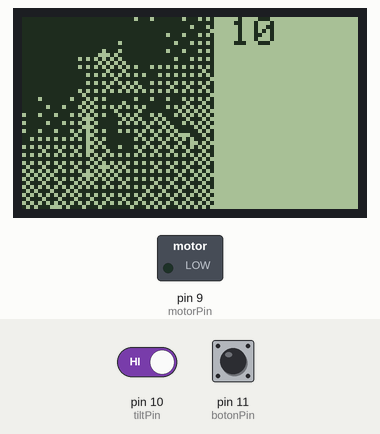
Recording of a sketch running on a simulated Arduino Uno, built with avr-gcc and run on an emulated ATmega328P. On the bench: 84×48 one-colour display, switched loads named in the sketch (green lamp = pin HIGH). The inputs (shaded band) are chosen by the test bench; at power-on: pin 10 (tiltPin) HIGH, pin 11 (botonPin) LOW. The audio player accepts every command and is not drawn; what the sketch prints to the serial monitor is not drawn.

Above: at 0.6 s.
At 8.7 s:
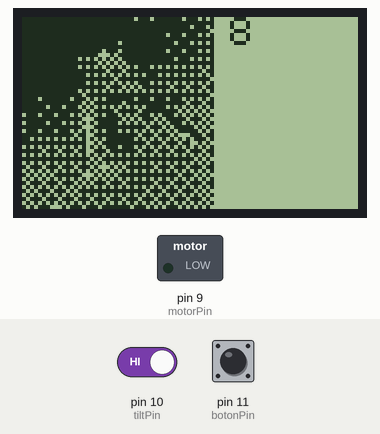
At 19.4 s:
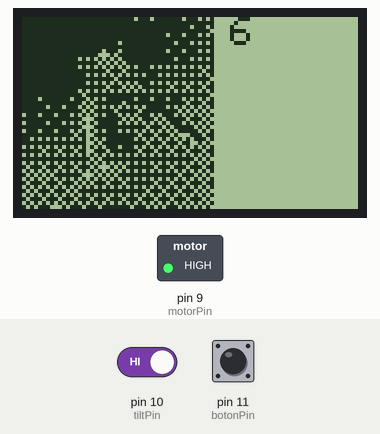
At 37.1 s:
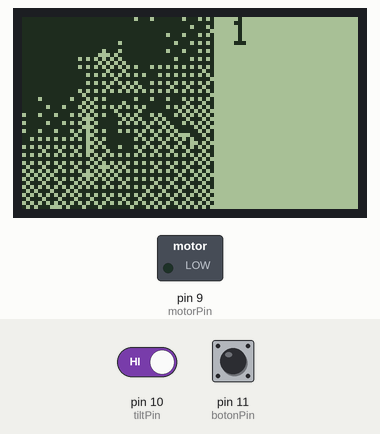
Timing chart, 0 to 40.0 s (numbered marks = the images above):
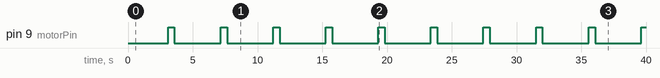

The sketch:

WEBO_0_4_9.ino
```cpp
//WEBO
// Toma mango
// Aqui pasaran todas las interacciones entre todos los componentes

#include "ActuadorDisplay.h"
#include "ActuadorLED.h"
#include "ActuadorMotor.h"
#include "SensorBoton.h"
#include "SensorTilt.h"
#include "SensorSD.h"

// sensor y actuador correspondientes
 ActuadorDisplay actuadorDisplay;
 ActuadorLED actuadorLED;
 ActuadorMotor actuadorMotor;
 SensorBoton sensorBoton;
 SensorTilt sensorTilt;
 SensorSD sensorSD;

void setup () {
  sensorTilt.configuracionTilt();
  actuadorDisplay.configuracionDisplay();
  sensorBoton.configuracionBoton();
  sensorSD.configuracionSD();
  actuadorMotor.configuracionMotor();
}

void loop() {
  sensorTilt.funcionaTilt();
  actuadorDisplay.funcionaDisplay();
  sensorBoton.funcionaBoton();
  sensorSD.funcionaSDAlarmaFuerte();
  actuadorMotor.funcionaMotor();
}
```

ActuadorDisplay.cpp
```cpp
#include "ActuadorDisplay.h"
#include "bitmapsDisplay.h"
#include <SPI.h>
#include <Adafruit_GFX.h>
#include <Adafruit_PCD8544.h>
#include <Arduino.h>


ActuadorDisplay::ActuadorDisplay() {}

void ActuadorDisplay::configuracionDisplay() {

  Serial.begin(9600);

	//se inicia el display de la pantalla
	display.begin();

	// El contraste se puede cambiar para que se note mejor el diseño mostrado en la pantalla
	display.setContrast(57);

	// se limpia la pantalla
	display.clearDisplay();
}

void ActuadorDisplay::funcionaDisplay() {

  // IMAGEN

	display.drawBitmap(0, 0, epd_bitmap_prueba, 48, 49, BLACK);
	display.setCursor(52, 0);
	display.print(waoses);
	display.display();
	waoses -= 1;
	delay(500);
	display.clearDisplay();
}
```

ActuadorDisplay.h
```cpp
#ifndef ACTUADOR_DISPLAY_H
#define ACTUADOR_DISPLAY_H

// INCLUIR BIBLIOTECAS DE USO PARA SENSOR/ACTUADOR

#include <SPI.h>
#include <Adafruit_GFX.h>
#include <Adafruit_PCD8544.h>
#include <Arduino.h>

// CREAR LA CLASE DE NUESTRO SENSOR/ACTUADOR
  class ActuadorDisplay {
  public:
  ActuadorDisplay();


   // especificar todos los voids que seran utilizados en el archivo.cpp
      void configuracionDisplay();

      void funcionaDisplay();


   // si es que se necesitas especificar variables, deberian ir aqui
   // ya sean bool int, ect.


  // Declarar objeto "LCD" para el software SPI
     Adafruit_PCD8544 display = Adafruit_PCD8544(8, 7, 6, 5, 4);

  // Definir la variable de "rotatetext" en "1" que hace que la pantalla muestre el texto en un angulo de 90° a la derecha
     int rotatetext = 1;

   int waoses = 10;

  };

#endif
```

ActuadorLED.cpp
```cpp
#include "ActuadorLED.h"

ActuadorLED::ActuadorLED() {}

void ActuadorLED::configuracionLED() {}

void ActuadorLED::funcionaLED() {}
```

ActuadorLED.h
```cpp
#ifndef ACTUADOR_LED_H
#define ACTUADOR_LED_H

// INCLUIR BIBLIOTECAS DE USO PARA SENSOR/ACTUADOR
// #include <arduino.h>

// CREAR LA CLASE DE NUESTRO SENSOR/ACTUADOR
  class ActuadorLED {
  public:
  ActuadorLED();


  // especificar todos los voids que seran utilizados en el archivo.cpp
    void configuracionLED();

    void funcionaLED();

  // si es que se necesitas especificar variables, deberian ir aqui
  // ya sean bool int, ect.


  };
#endif
```

ActuadorMotor.cpp
```cpp
#include "ActuadorMotor.h"

ActuadorMotor::ActuadorMotor() {}

void ActuadorMotor::configuracionMotor(){
//establecer que el pin que va a mandar una señal
  // será el que fue declarado antes
  pinMode(motorPin, OUTPUT);
}

void ActuadorMotor::funcionaMotor(){
// manda una señal de encendido
  digitalWrite(motorPin, HIGH);
  // cada 2 segundos
  delay(500);

  //apaga la señal
  digitalWrite(motorPin, LOW);
  // cada 2 segundos
  delay(1000);

}
```

ActuadorMotor.h
```cpp
#ifndef ACTUADOR_MOTOR_H
#define ACTUADOR_MOTOR_H

// INCLUIR BIBLIOTECAS DE USO PARA SENSOR/ACTUADOR
 #include <Arduino.h>

// CREAR LA CLASE DE NUESTRO SENSOR/ACTUADOR
  class ActuadorMotor {
  public:
  ActuadorMotor();
// especificar todos los voids que seran utilizados en el archivo.cpp
  void configuracionMotor();
  void funcionaMotor();

// si es que se necesitas especificar variables, deberian ir aqui
// ya sean bool int, ect.
  // pin al que será conectado el motor para ser controlado
  int motorPin = 9;


};
#endif
```

SensorBoton.cpp
```cpp
#include "SensorBoton.h"

SensorBoton::SensorBoton(){}

void SensorBoton::configuracionBoton() {
  pinMode(botonPin, INPUT);
  Serial.begin(9600);
  segundos = 40;
}

void SensorBoton::funcionaBoton() {

  estadoBoton = digitalRead(botonPin);

  if (estadoBoton == HIGH){
    segundos +=5;
  }

  // // check if the pushbutton is pressed. If it is, the buttonState is HIGH:
  // if (buttonState == HIGH) {
  //   // turn LED on:
  //   digitalWrite(ledPin, HIGH);
  // } else {
  //   // turn LED off:
  //   digitalWrite(ledPin, LOW);
  // }

  segundos -= 1;
  Serial.println(segundos);
  Serial.println(estadoBoton);
  delay(1000);

}
```

SensorBoton.h
```cpp
#ifndef SENSOR_BOTON_H
#define SENSOR_BOTON_H

// INCLUIR BIBLIOTECAS DE USO PARA SENSOR/ACTUADOR
 #include <arduino.h>

// CREAR LA CLASE DE NUESTRO SENSOR/ACTUADOR
  class SensorBoton {
  public:
  SensorBoton();
// especificar todos los voids que seran utilizados en el archivo.cpp
  void configuracionBoton();
  void funcionaBoton();

// si es que se necesitas especificar variables, deberian ir aqui
// ya sean bool int, ect.

  bool estadoBoton = false;

  int botonPin = 11;

  int segundos = 0;

  int minutos = 0;


};
#endif
```

SensorSD.cpp
```cpp
#include "SensorSD.h"
#include <Arduino.h>

// esto no deberia ir aqui pero no sabemos aplicarlo en el .h para que funcione correctamente
SoftwareSerial dfSerial(2, 3); // RX, TX
DFRobotDFPlayerMini player;

SensorSD::SensorSD() {}

void SensorSD::configuracionSD() {
  //comienza la comunicacion serial general
  //esta comunicacion es entre arduino y el computador/laptop al que se encuentre conectado
  Serial.begin(115200);

  //comienza la comunicacion serial del reproductor MP3
  //el número varia del serial.begin por que esta comunicacion es exclusiva entre el arduino y el reproductor
  dfSerial.begin(9600);

  // esta funcion if esta para verificar en el monitor serial si el reproductor funciona o no
  if (!player.begin(dfSerial)) {

  //si funciona saldra este mensaje
  Serial.println("DFPlayer online!");

 }

}

//vamos a hacer un void por sonido a ocupar, para poder diferenciar en el archivo .INO
void SensorSD::funcionaSDAlarmaFuerte() {
  //Esta variable es para manejar el volumen del archivo que sera reproducido
  //En este este caso tiene que ser fuerte
  player.volume(20);

  //Esta variable se define el archivo .mp3 que se encuentra en la tarjeta SD
  player.play(2);

  //Esta variable es temporal en algun momento de estas semanas pasara a millis()
  //Por mientras lo estamos simulando con delay la idea es que cada 4 segundos suene
  delay(1000);
}

void SensorSD::funcionaSDAlarmaDebil() {
  //Esta variable es para manejar el volumen del archivo que sera reproducido
  //En este este caso tiene que ser fuerte
  player.volume(20);

  //Esta variable se define el archivo .mp3 que se encuentra en la tarjeta SD
  player.play(1);

  //Esta variable es temporal en algun momento de estas semanas pasara a millis()
  //Por mientras lo estamos simulando con delay la idea es que cada 4 segundos suene
  delay(1000);
}
```

SensorSD.h
```cpp
#ifndef SENSOR_SD_H
#define SENSOR_SD_H

// INCLUIR BIBLIOTECAS DE USO PARA SENSOR/ACTUADOR
#include <Arduino.h>
#include <SoftwareSerial.h>
#include <DFRobotDFPlayerMini.h>


// CREAR LA CLASE DE NUESTRO SENSOR/ACTUADOR
  class SensorSD {
  public:
  SensorSD();
// especificar todos los voids que seran utilizados en el archivo.cpp
  void configuracionSD();
  void funcionaSDAlarmaFuerte();
  void funcionaSDAlarmaDebil();

// si es que se necesitas especificar variables, deberian ir aqui
// ya sean bool int, ect.


};
#endif
```

SensorTilt.cpp
```cpp
#include "SensorTilt.h"

SensorTilt::SensorTilt() {}

void SensorTilt::configuracionTilt(){

  //Aca definimos el pin del sensor como entrada
  //Habilitamos el pull-up interno para el pin del sensor
  pinMode(tiltPin, INPUT);
	digitalWrite(tiltPin, HIGH);
}

void SensorTilt::funcionaTilt(){

  //Lee el estado de inclinación del sensor
	tiltState = digitalRead(tiltPin);

	//Si el sensor esta inclinado
	if (tiltState != lastTiltState) {
		//Se reestablece el temporizador de rebote
		time = millis();
	}

	if ((millis() - time) > debounceDelay) {
		//Sea cual sea la posición del interruptor, lleva ahi mucho tiempo
		// so lets settle on it!
		tiltState;
	}


	//Se guarda el ultimo estado de inclinacion, para mantener el recuento actualizado
	lastTiltState = tiltState;
}
```

SensorTilt.h
```cpp
#ifndef SENSOR_TILT_H
#define SENSOR_TILT_H

// INCLUIR BIBLIOTECAS DE USO PARA SENSOR/ACTUADOR
#include <Arduino.h>

// CREAR LA CLASE DE NUESTRO SENSOR/ACTUADOR
  class SensorTilt {
  public:
  SensorTilt();
// especificar todos los voids que seran utilizados en el archivo.cpp
  void configuracionTilt();
  void funcionaTilt();

// si es que se necesitas especificar variables, deberian ir aqui
// ya sean bool int, ect.


  const int tiltPin = 10;

  //El estado actual de la lectura del sensor
  int tiltState;
  //La lectura previa del sensor
  int lastTiltState = LOW;

  //Para almacenar el ultimo evento de inclinación y tiempo de rebote
  unsigned long time = 0;
  unsigned long debounceDelay = 50;

};
#endif
```

Source omitted: itmapsDisplay.h (data table, 1986 bytes)

Measured:
- by itself, pin 9 (motorPin): alternates HIGH for 0.50 s and LOW for 3.6 s
- what the display in image 0 shows lasts 4.0 s, from 0.6 s to 4.6 s
